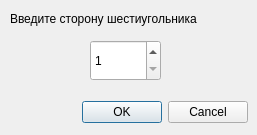
<?xml version="1.0" encoding="UTF-8"?>
<ui version="4.0">
 <class>DialogHexagon</class>
 <widget class="QDialog" name="DialogHexagon">
  <property name="geometry">
   <rect>
    <x>0</x>
    <y>0</y>
    <width>257</width>
    <height>135</height>
   </rect>
  </property>
  <property name="windowTitle">
   <string>InputFigure</string>
  </property>
  <widget class="QLabel" name="label">
   <property name="geometry">
    <rect>
     <x>10</x>
     <y>10</y>
     <width>241</width>
     <height>17</height>
    </rect>
   </property>
   <property name="text">
    <string>Введите сторону шестиугольника</string>
   </property>
  </widget>
  <widget class="QSpinBox" name="spinBox">
   <property name="geometry">
    <rect>
     <x>90</x>
     <y>40</y>
     <width>71</width>
     <height>41</height>
    </rect>
   </property>
   <property name="minimumSize">
    <size>
     <width>71</width>
     <height>41</height>
    </size>
   </property>
   <property name="maximumSize">
    <size>
     <width>71</width>
     <height>41</height>
    </size>
   </property>
   <property name="layoutDirection">
    <enum>Qt::LeftToRight</enum>
   </property>
   <property name="minimum">
    <number>1</number>
   </property>
   <property name="maximum">
    <number>500</number>
   </property>
   <property name="singleStep">
    <number>5</number>
   </property>
  </widget>
  <widget class="QDialogButtonBox" name="buttonBox">
   <property name="geometry">
    <rect>
     <x>80</x>
     <y>100</y>
     <width>168</width>
     <height>25</height>
    </rect>
   </property>
   <property name="orientation">
    <enum>Qt::Horizontal</enum>
   </property>
   <property name="standardButtons">
    <set>QDialogButtonBox::Cancel|QDialogButtonBox::Ok</set>
   </property>
  </widget>
 </widget>
 <resources/>
 <connections>
  <connection>
   <sender>buttonBox</sender>
   <signal>accepted()</signal>
   <receiver>DialogHexagon</receiver>
   <slot>accept()</slot>
   <hints>
    <hint type="sourcelabel">
     <x>248</x>
     <y>254</y>
    </hint>
    <hint type="destinationlabel">
     <x>157</x>
     <y>274</y>
    </hint>
   </hints>
  </connection>
  <connection>
   <sender>buttonBox</sender>
   <signal>rejected()</signal>
   <receiver>DialogHexagon</receiver>
   <slot>reject()</slot>
   <hints>
    <hint type="sourcelabel">
     <x>316</x>
     <y>260</y>
    </hint>
    <hint type="destinationlabel">
     <x>286</x>
     <y>274</y>
    </hint>
   </hints>
  </connection>
 </connections>
</ui>
